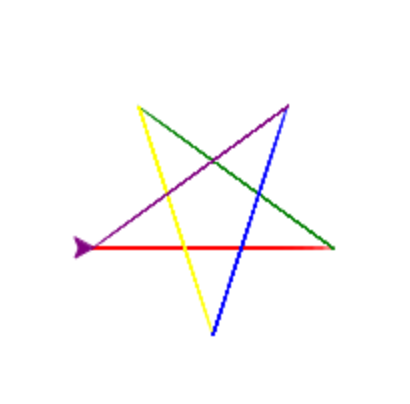

Here is the Python script that generated this plot:
import turtle

t = turtle.Turtle()

for c in ['red', 'green', 'yellow', 'blue', 'purple']:
    t.color(c)
    t.forward(120)
    t.left(180-36)
